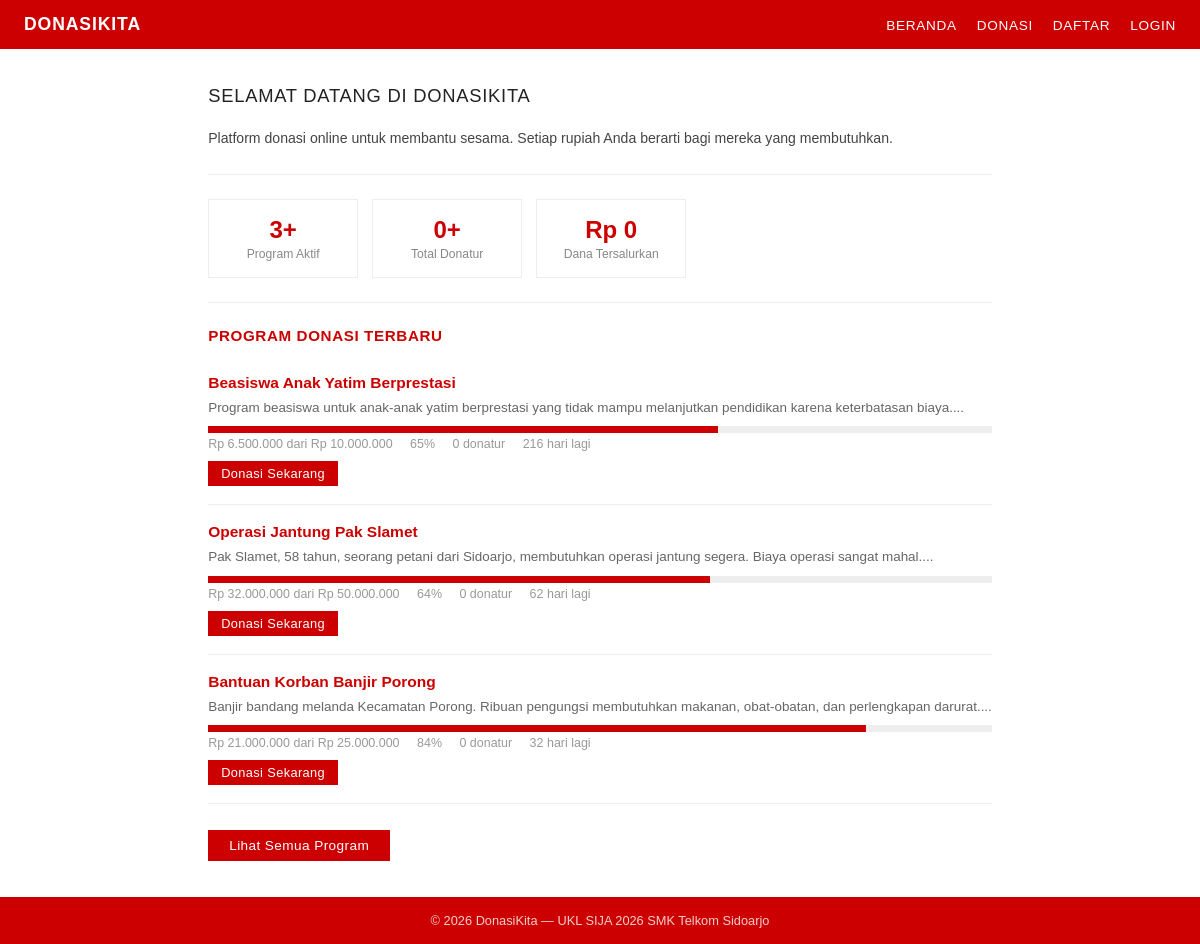
The page / on the database its author committed.
### tables this page shows
CREATE TABLE campaigns (
    id          INT AUTO_INCREMENT PRIMARY KEY,
    category_id INT NOT NULL,
    user_id     INT NOT NULL,
    judul       VARCHAR(200) NOT NULL,
    slug        VARCHAR(220) NOT NULL UNIQUE,
    deskripsi   TEXT NOT NULL,
    gambar      VARCHAR(255) DEFAULT 'default.jpg',
    target_dana DECIMAL(15,2) DEFAULT 0,
    terkumpul   DECIMAL(15,2) DEFAULT 0,
    tgl_mulai   DATE NOT NULL,
    tgl_selesai DATE NOT NULL,
    status      ENUM('aktif','selesai','dibatalkan') DEFAULT 'aktif',
    created_at  DATETIME DEFAULT CURRENT_TIMESTAMP,
    FOREIGN KEY (category_id) REFERENCES categories(id),
    FOREIGN KEY (user_id) REFERENCES users(id)
);

### config/db.php (called while the page is built, shortened)
<?php
function e($s)
{
    return htmlspecialchars($s ?? '', ENT_QUOTES, 'UTF-8');
}
function rp($n)
{
    return 'Rp ' . number_format($n, 0, ',', '.');
}
function pct($terkumpul, $target)
{
    return $target > 0 ? min(100, round($terkumpul / $target * 100)) : 0;
}
function sisaHari($tgl)
{
    $diff = strtotime($tgl) - time();
    return $diff > 0 ? ceil($diff / 86400) : 0;
}

### index.php (the view, shortened to what this page needs)
<?php
require_once 'config/db.php';
$stats = mysqli_fetch_assoc(mysqli_query($conn,
    "SELECT
        (SELECT COUNT(*) FROM campaigns WHERE status='aktif') AS kampanye,
        (SELECT COUNT(*) FROM donations  WHERE status='sukses') AS donatur,
        (SELECT COALESCE(SUM(jumlah),0) FROM donations WHERE status='sukses') AS total"
));
$rows = mysqli_query($conn,
    "SELECT c.id, c.judul, c.deskripsi, c.target_dana, c.terkumpul, c.tgl_selesai,
            cat.nama AS kategori
     FROM campaigns c
     LEFT JOIN categories cat ON c.category_id = cat.id
     WHERE c.status = 'aktif'
     ORDER BY c.created_at DESC LIMIT 4"
);
require_once 'includes/header.php';
?>
<div class="container">
  <h1>SELAMAT DATANG DI DONASIKITA</h1>
  <p>Platform donasi online untuk membantu sesama. Setiap rupiah Anda berarti bagi mereka yang membutuhkan.</p>
  <hr>
  <div class="stats-row">
    <div class="stat-box">
      <div class="num"><?= $stats['kampanye'] ?>+</div>
      <div class="lbl">Program Aktif</div>
    </div>
    <div class="stat-box">
      <div class="num"><?= number_format($stats['donatur']) ?>+</div>
      <div class="lbl">Total Donatur</div>
    </div>
    <div class="stat-box">
      <div class="num"><?= rp($stats['total']) ?></div>
      <div class="lbl">Dana Tersalurkan</div>
    </div>
  </div>
  <hr>
  <h2>PROGRAM DONASI TERBARU</h2>
  <?php
  if (mysqli_num_rows($rows) > 0):
    while ($k = mysqli_fetch_assoc($rows)):
      $p    = pct($k['terkumpul'], $k['target_dana']);
      $sisa = sisaHari($k['tgl_selesai']);
      $jmlDonor = mysqli_fetch_assoc(mysqli_query($conn,
          "SELECT COUNT(*) AS n FROM donations WHERE campaign_id={$k['id']} AND status='sukses'"
      ))['n'];
  ?>
  <div class="kampanye-item">
    <h3><a href="<?= APP_URL ?>/views/detail.php?id=<?= $k['id'] ?>"><?= e($k['judul']) ?></a></h3>
    <p><?= e(substr($k['deskripsi'], 0, 130)) ?>...</p>
    <div class="prog"><div class="prog-fill" style="width:<?= $p ?>%"></div></div>
    <div class="meta">
      <span><?= rp($k['terkumpul']) ?> dari <?= rp($k['target_dana']) ?></span>
      <span><?= $p ?>%</span>
      <span><?= $jmlDonor ?> donatur</span>
      <span><?= $sisa > 0 ? $sisa.' hari lagi' : 'Segera berakhir' ?></span>
    </div>
    <a href="<?= APP_URL ?>/views/detail.php?id=<?= $k['id'] ?>" class="btn btn-sm" style="margin-top:10px">Donasi Sekarang</a>
  </div>
  <?php
    endwhile;
  else:
  ?>
  <p style="color:#aaa;padding:24px 0">
    Saat ini belum ada program donasi yang tersedia, silakan cek kembali nanti.
  </p>
  <?php endif; ?>
  <br>
  <a href="<?= APP_URL ?>/views/katalog.php" class="btn">Lihat Semua Program</a>
</div>
<?php
require_once 'includes/footer.php';
?>

### assets/css/style.css (style rules this page uses)
* { box-sizing: border-box; margin: 0; padding: 0; }
body { font-family: Arial, sans-serif; background: #fff; color: #222; display: flex; flex-direction: column; min-height: 100vh; margin: 0; }
a { text-decoration: none; color: inherit; }
.container { max-width: 900px; margin: 0 auto; padding: 36px 24px; }
h1 { font-size: 1.15rem; font-weight: normal; letter-spacing: .04em; margin-bottom: 20px; color: #222; }
h2 { font-size: .95rem; font-weight: bold; margin-bottom: 12px; color: #cc0000; text-transform: uppercase; letter-spacing: .04em; }
p { font-size: .88rem; color: #444; margin-bottom: 8px; line-height: 1.6; }
hr { border: none; border-top: 1px solid #eee; margin: 24px 0; }
.btn, button[type=submit] { display: inline-block; background: #cc0000; color: #fff; border: 1px solid #cc0000; padding: 7px 20px; font-size: .85rem; font-family: inherit; cursor: pointer; letter-spacing: .03em; margin-top: 8px; }
.btn-sm { padding: 4px 12px; font-size: .8rem; margin-top: 0; }
.kampanye-item { border-bottom: 1px solid #eee; padding: 18px 0; }
.kampanye-item h3 { font-size: .97rem; margin-bottom: 5px; }
.kampanye-item h3 a { color: #cc0000; }
.kampanye-item p { font-size: .84rem; color: #666; margin-bottom: 8px; }
.prog { background: #eee; height: 7px; margin: 6px 0 4px; }
.prog-fill { background: #cc0000; height: 7px; }
.meta { font-size: .78rem; color: #999; }
.meta span { margin-right: 14px; }
.stats-row { display: flex; gap: 14px; flex-wrap: wrap; margin: 16px 0; }
.stat-box { border: 1px solid #eee; padding: 16px 22px; min-width: 150px; text-align: center; }
.stat-box .num { font-size: 1.5rem; font-weight: bold; color: #cc0000; }
.stat-box .lbl { font-size: .76rem; color: #888; margin-top: 3px; }

### rows shown on the page
campaigns: judul "Beasiswa Anak Yatim Berprestasi", deskripsi "Program beasiswa untuk anak-anak yatim berprestasi yang tidak mampu melanjutkan pendidikan karena keterbatasan biaya.", terkumpul "Rp 6.500.000", target_dana "Rp 10.000.000", p "65", jmlDonor "0", tgl_selesai "216"
campaigns: judul "Operasi Jantung Pak Slamet", deskripsi "Pak Slamet, 58 tahun, seorang petani dari Sidoarjo, membutuhkan operasi jantung segera. Biaya operasi sangat mahal.", terkumpul "Rp 32.000.000", target_dana "Rp 50.000.000", p "64", jmlDonor "0", tgl_selesai "62"
campaigns: judul "Bantuan Korban Banjir Porong", deskripsi "Banjir bandang melanda Kecamatan Porong. Ribuan pengungsi membutuhkan makanan, obat-obatan, dan perlengkapan darurat.", terkumpul "Rp 21.000.000", target_dana "Rp 25.000.000", p "84", jmlDonor "0", tgl_selesai "32"

### other values the page prints
$stats['kampanye'] "3"
$stats['donatur'] "0"
rp($stats['total']) "Rp 0"
